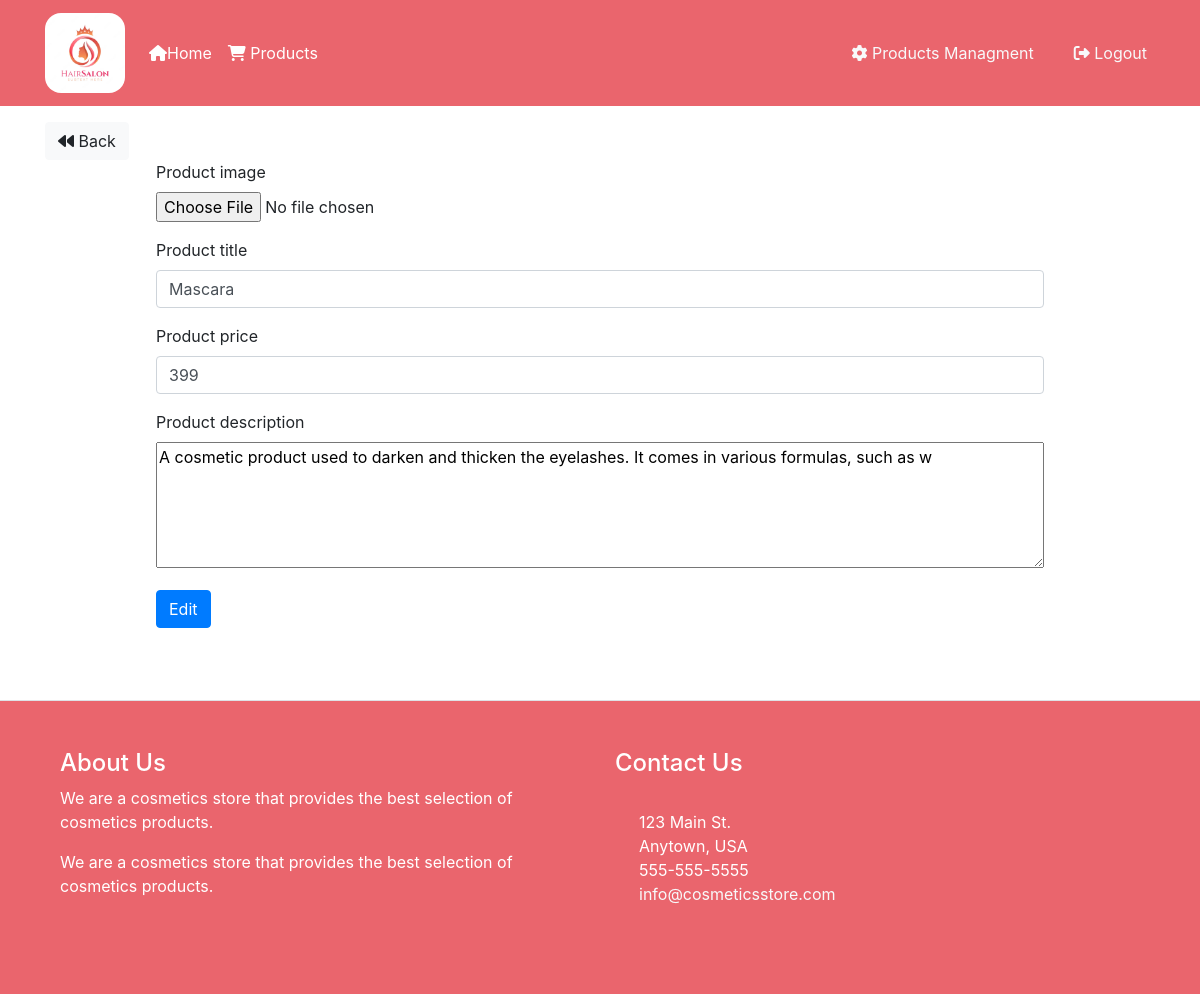
The page /products/edit/21 (signed in) on the database its author committed.
### tables this page shows
CREATE TABLE `products` (
  `id` int(11) NOT NULL,
  `id_admin` int(11) DEFAULT NULL,
  `image` longtext DEFAULT NULL,
  `title` varchar(100) DEFAULT NULL,
  `description` varchar(100) DEFAULT NULL,
  `price` double(10,5) DEFAULT NULL
);

### app/libraries/Core.php (called while the page is built, shortened)
<?php
class Core
{
  protected $currentMethod = 'index';
  public function __construct()
  {
    $url = $this->getUrl();
    if (isset($url[0])) {
      if (file_exists('../app/controllers/' . ucwords($url[0]) . '.php')) {
        unset($url[0]);
      }
    }
    $this->currentController = new $this->currentController;
    if (isset($url[1])) {
      if (method_exists($this->currentController, $url[1])) {
        $this->currentMethod = $url[1];
        unset($url[1]);
      }
    }
    $this->params = $url ? array_values($url) : [];
    call_user_func_array([$this->currentController, $this->currentMethod], $this->params);
  }
  public function getUrl()
  {
    if (isset($_GET['url'])) {
      $url = rtrim($_GET['url'], '/');
      $url = filter_var($url, FILTER_SANITIZE_URL);
      $url = explode('/', $url);
      return $url;
    }
  }
}

### public/index.php (called while the page is built, shortened)
<?php
  $init = new Core;

### app/libraries/Database.php (called while the page is built, shortened)
<?php
class Database {
	private $host = DB_HOST;
	private $user = DB_USER;
	private $pass = DB_PASS;
	private $dbname = DB_NAME;
	private $dbh;
	private $stmt;
	public function __construct() {
		$dsn = 'mysql:host=' . $this->host . ';dbname=' . $this->dbname;
		$options = array (
			PDO::ATTR_PERSISTENT => true,
			PDO::ATTR_ERRMODE => PDO::ERRMODE_EXCEPTION
		);
		try {
			$this->dbh = new PDO ($dsn, $this->user, $this->pass, $options);
		}
		catch ( PDOException $e ) {
			$this->error = $e->getMessage();
		}
	}
	public function query($query) {
		$this->stmt = $this->dbh->prepare($query);
	}
	public function bind($param, $value, $type = null) {
		if (is_null ($type)) {
			switch (true) {
				default :
					$type = PDO::PARAM_STR;
			}
		}
		$this->stmt->bindValue($param, $value, $type);
	}
	public function execute(){
		return $this->stmt->execute();
	}
	public function single(){
		$this->execute();
		return $this->stmt->fetch(PDO::FETCH_OBJ);
	}
}

### app/models/Product.php (called while the page is built, shortened)
<?php
class Product
{
  private $db;
  public function __construct()
  {
    $this->db = new Database;
  }
  public function getProductById($id)
  {
    $this->db->query("SELECT * FROM products WHERE id = :id");
    $this->db->bind(':id', $id);
    $row = $this->db->single();
    return $row;
  }
}

### app/views/products/edit.php (the view, shortened to what this page needs)
<?php require APPROOT . '/views/inc/header.php'; ?>
<?php $product = $data['Product'] ?>
<div class="container m-auto">
  <a href="<?php echo URLROOT . '/products'; ?>" class="btn btn-light"><i class="fa fa-backward" aria-hidden="true"></i>
    Back</a>
  <form class="member-form m-auto pb-4" action="<?php echo URLROOT; ?>/products/edit/<?php echo $product->id; ?>"
    method="POST" enctype="multipart/form-data" style="max-width: 80%;">
    <div class="form-group">
      <label for="chooseLogo">Product image</label>
      <br>
      <input type="file" class="form-control-file" name="image">
    </div>
    <div class="form-group">
      <label for="full-name">Product title</label>
      <input value="<?php echo $product->title ?>" type="text" class="form-control" name="title">
    </div>
    <div class="form-group">
      <label for="full-name">Product price</label>
      <input value="<?php echo $product->price ?>" type="number" min="0" class="form-control" name="price">
    </div>
    <div class="form-group">
      <label for="full-name">Product description</label>
      <br>
      <textarea name="description" id="" cols="10" style="width: 100%;" rows="5" required>
<?php echo $product->description ?>
    </textarea>
    </div>
    <button type="submit" class="btn btn-primary">
      Edit
    </button>
  </form>
</div>
<?php require APPROOT . '/views/inc/footer.php'; ?>

### rows shown on the page
products: title "Mascara", price "399", description "A cosmetic product used to darken and thicken the eyelashes. It comes in various formulas, such as w"
